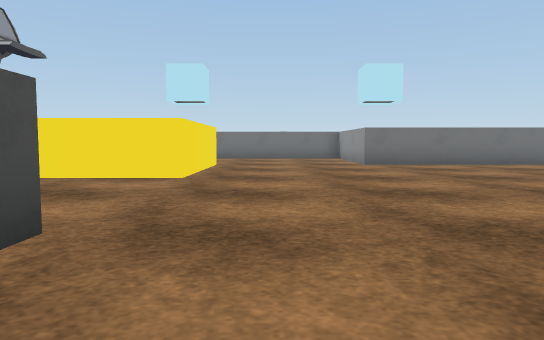
view 1 (above)

22 first-person views from a walk through a Unity game level. The camera is 0.59 m above the floor, tilts 4° down and sees 70° across. The floor is counted in squares, 1 m on a side. Each view is taken from the middle of a square. On the plan, view 1 faces up. The plan holds only what a view shows up to about 10 squares ahead; the rest is blank. The place goes on beyond the plan. The player is left out. Some animated figures are left out. Surface patterns are stand-ins for the level's own textures.

view 2
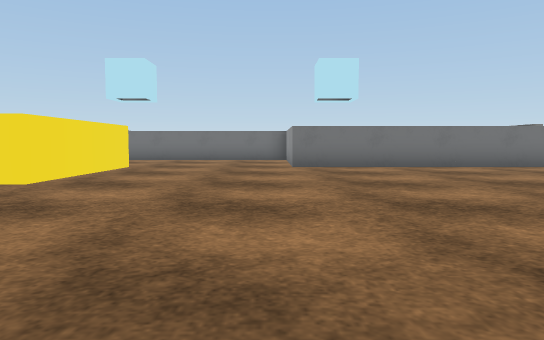

view 3
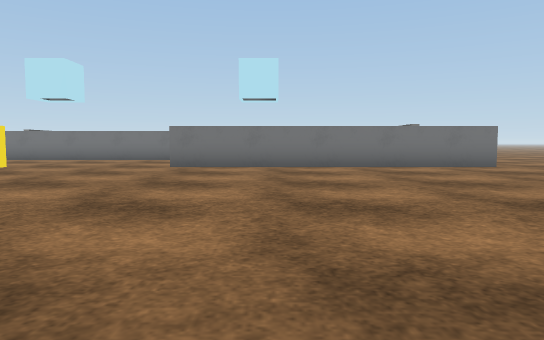

view 4
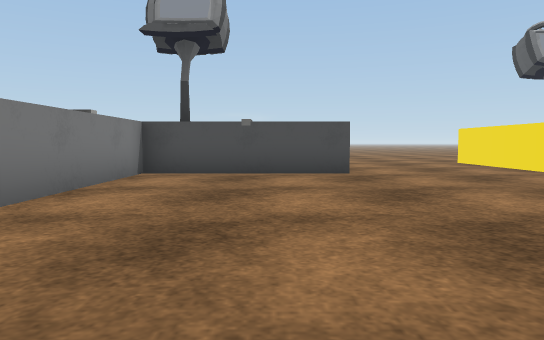

view 5
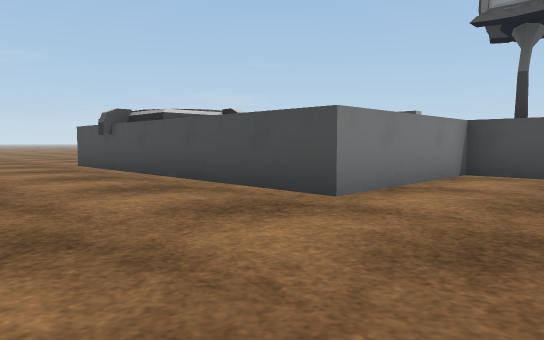

view 6
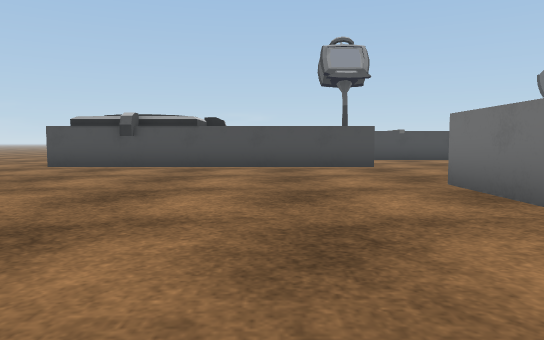

view 7
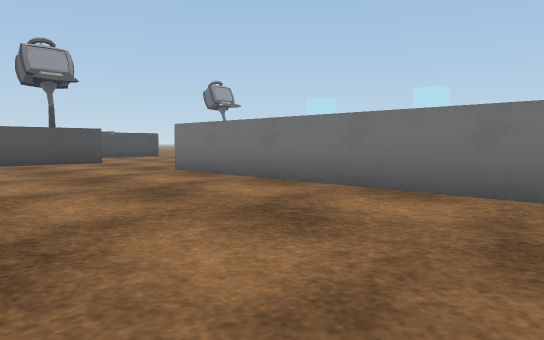

view 8
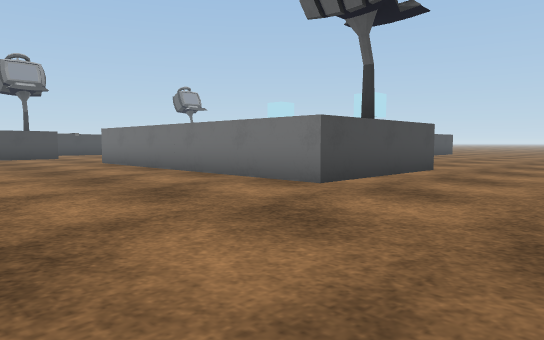

view 9
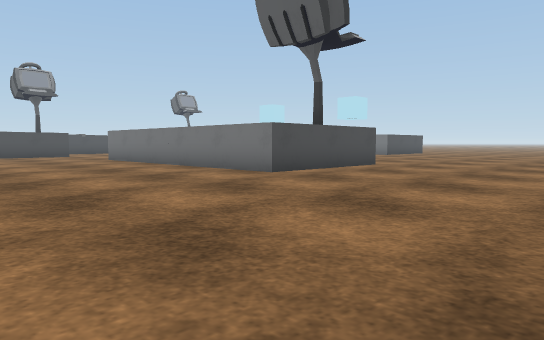

view 10
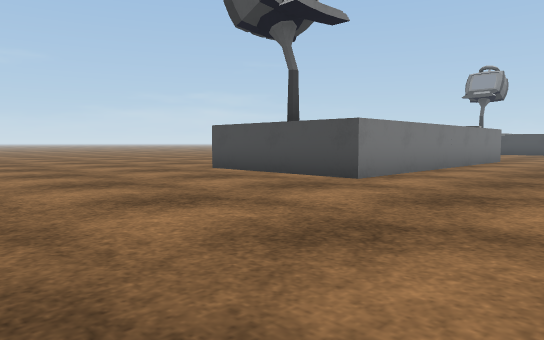

view 11
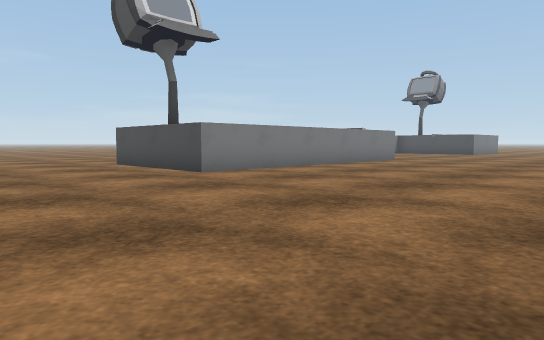

view 12
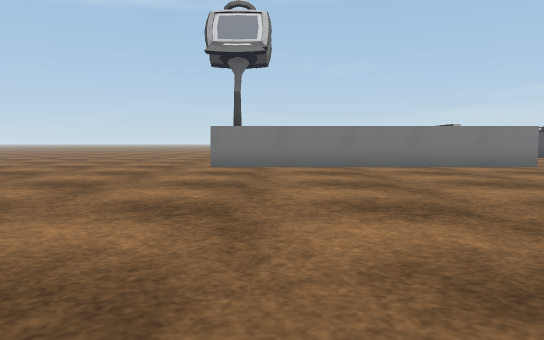

view 13
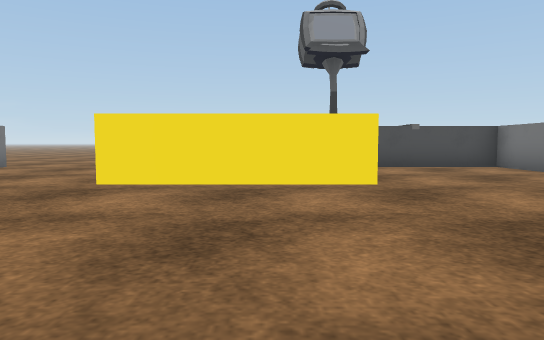

view 14
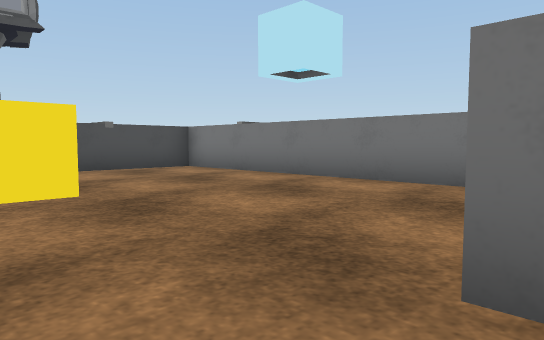

view 15
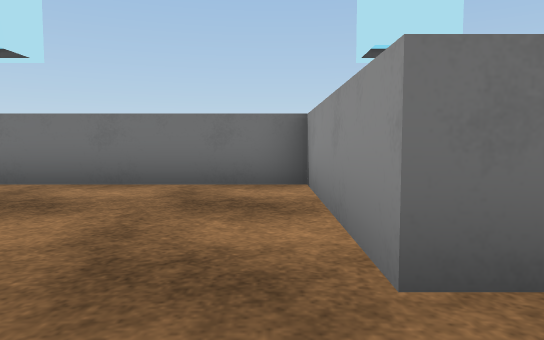

view 16
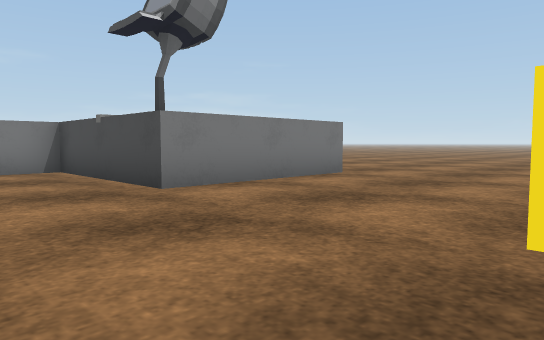

view 17
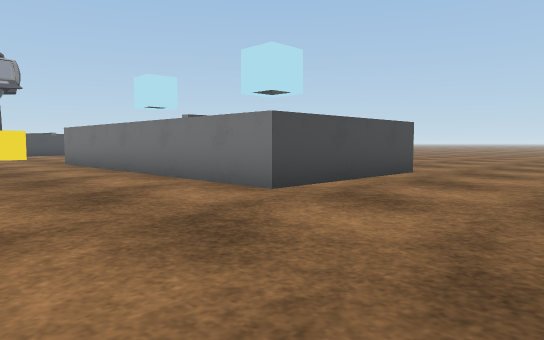

view 18
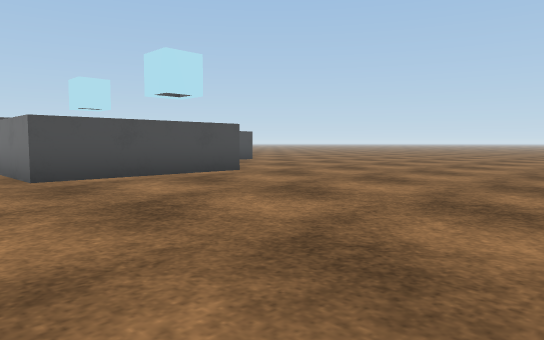

view 19
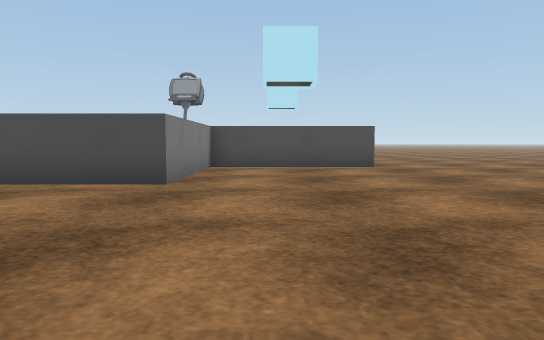

view 20
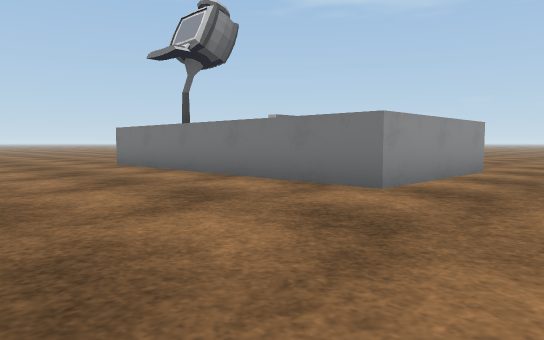

view 21
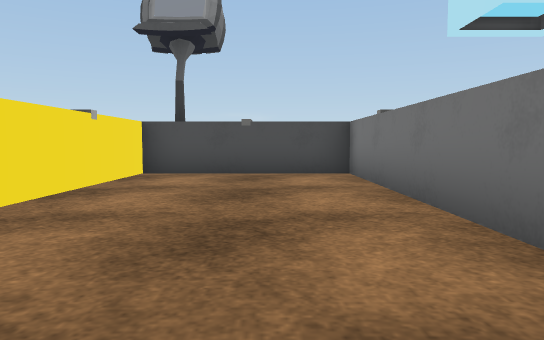

view 22
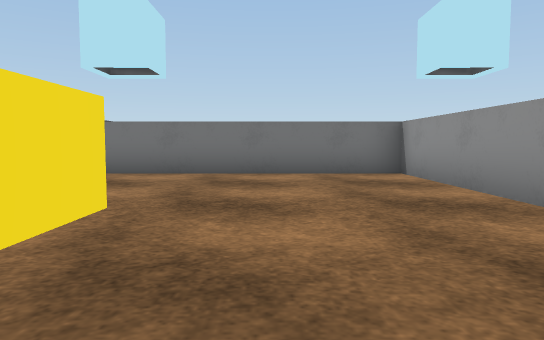

### Floor plan
Key: @ floor where view 1 was taken; # wall or solid block; . floor; ^ raised ledge; O other object.
Columns run from 10 left of view 1 to 20 right of it. Each row starts with its distance up from view 1.
 17        O      O #..........
 16        O      O #..........
 15     ####^^^^^^  ^..........
 14     ^........^  ^^^^^......
 13     ^........^      ^......
 12     ^........^      ^.......
 11    O^........^^^^^^^^.......
 10     #^^^^...................
  9         ^.....................
  8         ^.....................
  7       ^^^.....................
  6     ...........................
  5 ...............................
  4 ...............................
  3  ..............................
  2   ...^^^^........^^^^^^^#......
  1         ^........^      #.....
  0         ^.@......^      #.....
 -1       ###O.......^^^^^^^#.....
 -2          OOOO.................
 -3             O.................
 -4             O..................
 -5             O..................
 -6             #..................
 -7             ^......        ....
 -8             ^.....

Where each view was taken, in squares from view 1:
view 1: 0 up, 0 right, facing up
view 2: 1 up, 2 right, facing up
view 3: 1 up, 5 right, facing up
view 4: 1 up, 6 right, facing left
view 5: 1 up, 6 right, facing down-left
view 6: 4 down, 12 right, facing left
view 7: 6 down, 14 right, facing up-left
view 8: 6 down, 18 right, facing up-left
view 9: 7 down, 20 right, facing up-left
view 10: 6 up, 20 right, facing down-left
view 11: 9 up, 19 right, facing down-left
view 12: 12 up, 13 right, facing down
view 13: 9 up, 4 right, facing left
view 14: 9 up, 3 right, facing up-left
view 15: 9 up, 2 right, facing up
view 16: 7 up, 1 right, facing down-left
view 17: 7 up, 14 right, facing up-left
view 18: 9 up, 17 right, facing up-left
view 19: 16 up, 16 right, facing left
view 20: 7 up, 4 right, facing down-right
view 21: 13 up, 2 right, facing left
view 22: 7 up, 0 right, facing up
